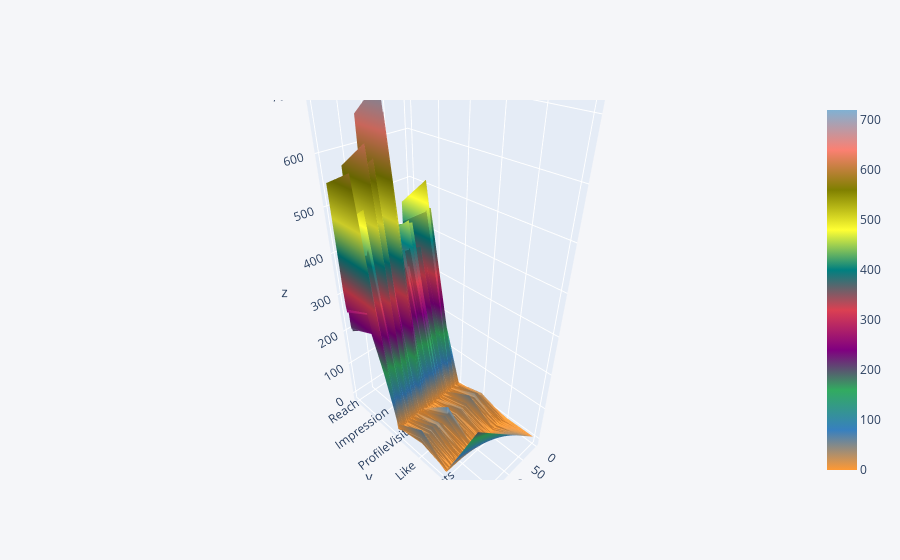

Here is the notebook cell this chart was saved with:
### Code cell
df.iplot(kind = 'surface')

### Figure 1 — Plotly figure (JSON) as saved in the notebook; plotly's stock layout.template omitted (floating-point values rounded to 4 significant figures; data arrays with more than 128 entries replaced by an {"elided": "..."} marker saying what was removed)
{"data": [{"colorscale": [[0, "rgb(255, 153, 51)"], [0.1111, "rgb(55, 128, 191)"], [0.2222, "rgb(50, 171, 96)"], [0.3333, "rgb(128, 0, 128)"], [0.4444, "rgb(219, 64, 82)"], [0.5556, "rgb(0, 128, 128)"], [0.6667, "rgb(255, 255, 51)"], [0.7778, "rgb(128, 128, 0)"], [0.8889, "rgb(251, 128, 114)"], [1, "rgb(128, 177, 211)"]], "type": "surface", "x": {"elided": "202 int values"}, "y": ["Reach", "Impression", "ProfileVisit", "Like", "Comments", "ImageID"], "z": {"elided": "6x202 int values"}}], "layout": {"legend": {"bgcolor": "#F5F6F9", "font": {"color": "#4D5663"}}, "paper_bgcolor": "#F5F6F9", "plot_bgcolor": "#F5F6F9", "title": {"font": {"color": "#4D5663"}}, "xaxis": {"gridcolor": "#E1E5ED", "showgrid": true, "tickfont": {"color": "#4D5663"}, "title": {"font": {"color": "#4D5663"}, "text": ""}, "zerolinecolor": "#E1E5ED"}, "yaxis": {"gridcolor": "#E1E5ED", "showgrid": true, "tickfont": {"color": "#4D5663"}, "title": {"font": {"color": "#4D5663"}, "text": ""}, "zerolinecolor": "#E1E5ED"}}}
